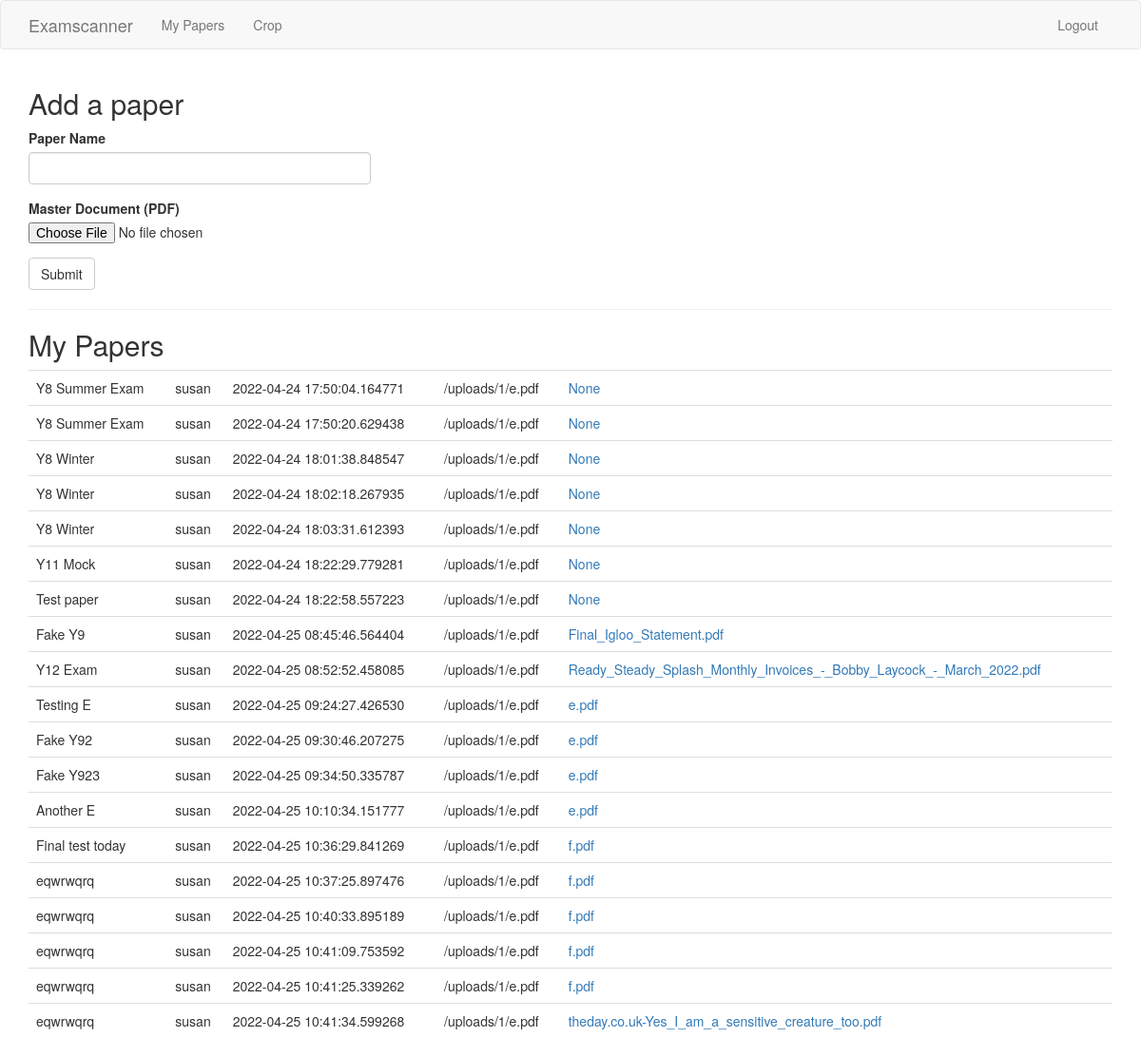
Page /user/susan (signed in) on the committed database.
### app/models.py (models this page shows, shortened)
class Paper(db.Model):
    id = db.Column(db.Integer, primary_key=True)
    paper_name = db.Column(db.String(140))
    filename = db.Column(db.String(300))
    created_time = db.Column(db.DateTime, index=True, default=datetime.utcnow)
    user_id = db.Column(db.Integer, db.ForeignKey('user.id'))

class User(UserMixin, db.Model):
    id = db.Column(db.Integer, primary_key=True)
    username = db.Column(db.String(64), index=True, unique=True)
    email = db.Column(db.String(120), index=True, unique=True)
    password_hash = db.Column(db.String(128))
    papers = db.relationship('Paper', backref='author', lazy='dynamic')

### app/routes.py (the view, shortened to what this page needs)
@app.route('/user/<username>', methods=['GET', 'POST'])
@login_required
def user(username):
    user = User.query.filter_by(username=username).first_or_404()
    papers=user.papers.all()
    form = PaperForm()
    return render_template('user.html', user=user, form=form, papers=papers)

### app/forms.py
class PaperForm(FlaskForm):
    paper = StringField('Paper Name', validators=[DataRequired(), Length(min=1, max=140)])
    file = FileField('Master Document (PDF)', validators=[FileRequired(), FileAllowed(['pdf'], 'PDF Document only!')])
    submit = SubmitField('Submit')

### app/models.py (called while the page is built)
@login.user_loader
def load_user(id):
    return User.query.get(int(id))

### app/templates/user.html
{% extends "base.html" %}
{% import 'bootstrap/wtf.html' as wtf %}
{% block app_content %}
<h2>Add a paper</h2>
<div class="row">
    <div class="col-md-4">
        {{ wtf.quick_form(form) }}
    </div>
</div>
<hr>
<h2>My Papers</h2>
<table class="table">
    {% for paper in papers %}
    <tr valign="top">
        <td>{{ paper.paper_name }}</td>
        <td>{{ paper.author.username }}</td>
        <td>{{ paper.created_time }}</td>
        <td>{{ url_for('upload', user=current_user.get_id(), filename="e.pdf") }}</td>
        <td><a href="{{ url_for('upload', user=current_user.get_id(), filename='e.pdf' ) }}">{{ paper.filename }}</a></td>
    </tr>
    {% endfor %}
</table>
{% endblock %}

### app/templates/base.html (shortened to what this page needs)
{% extends 'bootstrap/base.html' %}
{% block navbar %}
    <nav class="navbar navbar-default">
        <div class="container">
            <div class="navbar-header">
                <a class="navbar-brand" href="{{ url_for('index') }}">Examscanner</a>
            </div>
            <div class="collapse navbar-collapse" id="bs-example-navbar-collapse-1">
                <ul class="nav navbar-nav">
                    <li><a href="{{ url_for('user', username=current_user.username) }}">My Papers</a></li>
                    <li><a href="{{ url_for('crop') }}">Crop</a></li>
                </ul>
                <ul class="nav navbar-nav navbar-right">
                    {% if current_user.is_anonymous %}
                    <li><a href="{{ url_for('login') }}">Login</a></li>
                    {% else %}
                    <li><a href="{{ url_for('logout') }}">Logout</a></li>
                    {% endif %}
                </ul>
            </div>
        </div>
    </nav>
{% endblock %}
{% block content %}
 <link href='https://cdnjs.cloudflare.com/ajax/libs/cropperjs/1.5.6/cropper.min.css' rel='stylesheet'>
    <div class="container">
        {% block app_content %}{% endblock %}
    </div>
{% endblock %}

### rows in the picture
Paper: paper_name "Y8 Summer Exam", author.username "susan", created_time "2022-04-24 17:50:04.164771", filename "None"
User: id "/uploads/1/e.pdf"
Paper: paper_name "Y8 Summer Exam", author.username "susan", created_time "2022-04-24 17:50:20.629438", filename "None"
Paper: paper_name "Y8 Winter", author.username "susan", created_time "2022-04-24 18:01:38.848547", filename "None"
Paper: paper_name "Y8 Winter", author.username "susan", created_time "2022-04-24 18:02:18.267935", filename "None"
Paper: paper_name "Y8 Winter", author.username "susan", created_time "2022-04-24 18:03:31.612393", filename "None"
Paper: paper_name "Y11 Mock", author.username "susan", created_time "2022-04-24 18:22:29.779281", filename "None"
Paper: paper_name "Test paper", author.username "susan", created_time "2022-04-24 18:22:58.557223", filename "None"
Paper: paper_name "Fake Y9", author.username "susan", created_time "2022-04-25 08:45:46.564404", filename "Final_Igloo_Statement.pdf"
Paper: paper_name "Y12 Exam", author.username "susan", created_time "2022-04-25 08:52:52.458085", filename "Ready_Steady_Splash_Monthly_Invoices_-_Bobby_Laycock_-_March_2022.pdf"
Paper: paper_name "Testing E", author.username "susan", created_time "2022-04-25 09:24:27.426530", filename "e.pdf"
Paper: paper_name "Fake Y92", author.username "susan", created_time "2022-04-25 09:30:46.207275", filename "e.pdf"
Paper: paper_name "Fake Y923", author.username "susan", created_time "2022-04-25 09:34:50.335787", filename "e.pdf"
Paper: paper_name "Another E", author.username "susan", created_time "2022-04-25 10:10:34.151777", filename "e.pdf"
Paper: paper_name "Final test today", author.username "susan", created_time "2022-04-25 10:36:29.841269", filename "f.pdf"
Paper: paper_name "eqwrwqrq", author.username "susan", created_time "2022-04-25 10:37:25.897476", filename "f.pdf"
Paper: paper_name "eqwrwqrq", author.username "susan", created_time "2022-04-25 10:40:33.895189", filename "f.pdf"
Paper: paper_name "eqwrwqrq", author.username "susan", created_time "2022-04-25 10:41:09.753592", filename "f.pdf"
Paper: paper_name "eqwrwqrq", author.username "susan", created_time "2022-04-25 10:41:25.339262", filename "f.pdf"
Paper: paper_name "eqwrwqrq", author.username "susan", created_time "2022-04-25 10:41:34.599268", filename "theday.co.uk-Yes_I_am_a_sensitive_creature_too.pdf"
